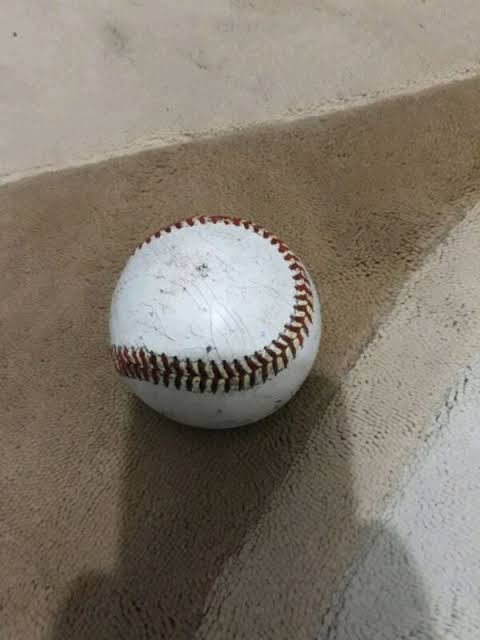
#> input picture image.jpg, 480 x 640 px
$ python findCircle.py
#> lines starting #> are read from the running program, lines starting #| are printed output that depends on the picture; after the words box and inside, x2 and y2 are one past the last pixel; in counts of white or black regions, pixels touching at a corner belong together
#Enes Karacabay

import cv2
import numpy as np

def read():  ### fotoyu açıp pixel listesini return ediyorum
    path = input("Fotoğrafın erişim adını giriniz(örn:'C:/Users/foto.jpg') : ")
#> the answer given: image.jpg
    img = cv2.imread(path)
#> img is the input picture: shape (640, 480, 3); mean B, G, R 108.4, 120.3, 128.8
    return img

def circle(img):  ##fotodaki yuvarlak var mı diye arayan en kıymetli fonksiyonum...
    gray = cv2.cvtColor(img, cv2.COLOR_BGR2GRAY)
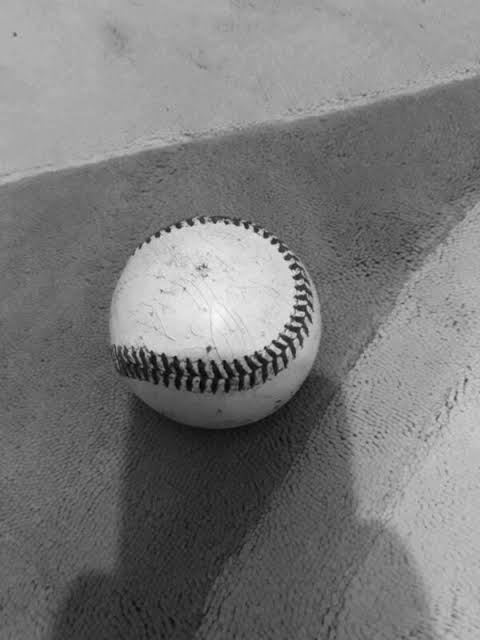
#> gray: shape (640, 480); min 1, max 250, mean 121.5
    image = cv2.medianBlur(gray, 5)
    circles = cv2.HoughCircles(image, cv2.HOUGH_GRADIENT, 1.5, 140, param1=100, param2=50, minRadius=70, maxRadius=500)
#> circles = [[213.8, 321.8, 106.3]]
    circles = np.uint16(np.around(circles))
#> circles = [[214, 322, 106]]

    for i in circles[0, :]:
        cv2.circle(img, (i[0], i[1]), i[2], (0, 0, 255), 6)
        cv2.circle(img, (i[0], i[1]), 2, (0, 0, 255), 6)
#> this loop made 1 pass
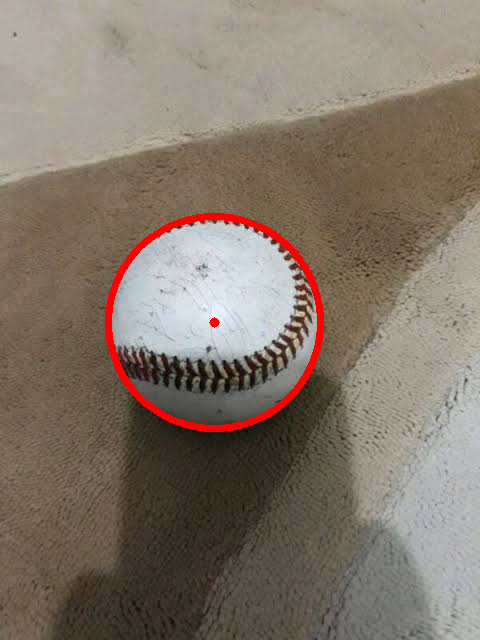
#> img: shape (640, 480, 3); 1.54% of pixels changed, all inside (x1, y1, x2, y2) = (105, 213, 324, 432)
    cv2.imwrite("detected_circle.jpg", img)
    print("Fotoğraftaki yuvarlak nesne bulundu ve 'detected_circle.jpg' olarak kaydedildi. ")


img = read()
circle(img)
